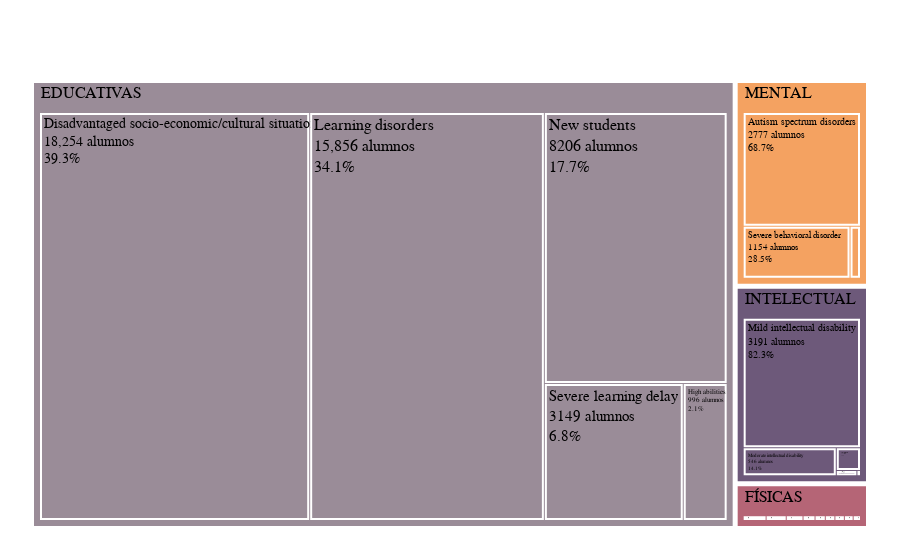

Write notebook code for a chart like this one.
### Code cell
import pandas as pd
import plotly.express as px

# Tu conteo ya hecho
conteo = df_alumnes_necessities_public.groupby("NESE")["Alumnes matriculats"].sum().sort_values(ascending=False)

# Convertir a DataFrame
df_conteo = conteo.reset_index()
df_conteo.columns = ['NESE', 'Alumnes_matriculats']

# Crear mapeo de NESE a categorías
mapeo_categorias = {}

categorias = [
    ('EDUCATIVAS', educatives_en),
    ('INTELECTUAL', intel_en),
    ('MENTAL', mental_en),
    ('FÍSICAS', fisics_en)
]

for categoria, lista in categorias:
    for condicion in lista:
        mapeo_categorias[condicion] = categoria

# Aplicar el mapeo al DataFrame
df_conteo['Categoria'] = df_conteo['NESE'].map(mapeo_categorias)

# Verificar que no hay NESE sin categoría
if df_conteo['Categoria'].isnull().any():
    print("Advertencia: Hay NESE sin categoría asignada:")
    print(df_conteo[df_conteo['Categoria'].isnull()]['NESE'].tolist())

# Crear el treemap
fig = px.treemap(
    df_conteo,
    path=['Categoria', 'NESE'],
    values='Alumnes_matriculats',
    color='Categoria',
    color_discrete_map={
        'EDUCATIVAS': palette[6],  # Azul petróleo
        'INTELECTUAL': palette[7],  # Verde suave
        'MENTAL': palette[4],      # Coral elegante
        'FÍSICAS': palette[8]      # Naranja suave
    }
)

# Personalizar
fig.update_layout(
    margin=dict(t=50, l=25, r=25, b=25),
    font=dict(
    family="Arial, sans-serif",
    size=18,
    color="black"  # Texto negro
    ),
    title_font=dict(
    size=20,
    color="black",  # Título negro
    family="Arial, sans-serif"
    ),
)

# Personalizar los trazos - solo los títulos de categoría en negrita
fig.update_traces(
    textinfo="label+value+percent parent",
    texttemplate='<b>%{label}</b>' if '%{parent}' == '' else '%{label}<br>%{value} alumnos<br>%{percentParent:.1%}',
    hovertemplate='<b>%{label}</b><br>Alumnos: %{value}<br>Porcentaje: %{percentParent:.1%}<extra></extra>',
    marker=dict(
        line=dict(
            width=2,
            color='white'
        )
    ),
    textfont=dict(
        size=16,
        color='black',
        family="Arial, sans-serif"
    )
)

fig.show()
# Mostrar resumen
print("=== RESUMEN POR CATEGORÍA ===")
resumen = df_conteo.groupby('Categoria')['Alumnes_matriculats'].sum().sort_values(ascending=False)
for categoria, total in resumen.items():
    porcentaje = (total / df_conteo['Alumnes_matriculats'].sum()) * 100
    print(f"{categoria}: {total:,} alumnos ({porcentaje:.1f}%)")

print(f"\nTOTAL: {df_conteo['Alumnes_matriculats'].sum():,} alumnos")

### Figure 1 — Plotly figure (JSON) as saved in the notebook; plotly's stock layout.template omitted (floating-point values rounded to 4 significant figures)
{"data": [{"branchvalues": "total", "customdata": [["EDUCATIVAS"], ["EDUCATIVAS"], ["EDUCATIVAS"], ["EDUCATIVAS"], ["EDUCATIVAS"], ["EDUCATIVAS"], ["FÍSICAS"], ["FÍSICAS"], ["FÍSICAS"], ["FÍSICAS"], ["FÍSICAS"], ["FÍSICAS"], ["FÍSICAS"], ["FÍSICAS"], ["FÍSICAS"], ["FÍSICAS"], ["INTELECTUAL"], ["INTELECTUAL"], ["INTELECTUAL"], ["INTELECTUAL"], ["INTELECTUAL"], ["INTELECTUAL"], ["MENTAL"], ["MENTAL"], ["MENTAL"], ["MENTAL"]], "domain": {"x": [0, 1], "y": [0, 1]}, "hovertemplate": "<b>%{label}</b><br>Alumnos: %{value}<br>Porcentaje: %{percentParent:.1%}<extra></extra>", "ids": ["EDUCATIVAS/Disadvantaged socio-economic/cultural situation", "EDUCATIVAS/Learning disorders", "EDUCATIVAS/New students", "EDUCATIVAS", "EDUCATIVAS/Severe learning delay", "EDUCATIVAS/High abilities", "FÍSICAS/Dependent motor disability", "FÍSICAS/Semi-autonomous motor disability", "FÍSICAS/Severe hearing disability", "FÍSICAS/Multiple disabilities", "FÍSICAS/Mild hearing disability", "FÍSICAS/Profound hearing disability", "FÍSICAS", "FÍSICAS/Visual disability", "FÍSICAS/Moderate hearing disability", "FÍSICAS/Autonomous motor disability", "INTELECTUAL/Moderate intellectual disability", "INTELECTUAL/Severe intellectual disability", "INTELECTUAL/Profound intellectual disability", "INTELECTUAL/Mild intellectual disability", "INTELECTUAL", "INTELECTUAL/Developmental delay unknown cause", "MENTAL/Severe mental disorder", "MENTAL/Severe behavioral disorder", "MENTAL/Autism spectrum disorders", "MENTAL"], "labels": ["Disadvantaged socio-economic/cultural situation", "Learning disorders", "New students", "EDUCATIVAS", "Severe learning delay", "High abilities", "Dependent motor disability", "Semi-autonomous motor disability", "Severe hearing disability", "Multiple disabilities", "Mild hearing disability", "Profound hearing disability", "FÍSICAS", "Visual disability", "Moderate hearing disability", "Autonomous motor disability", "Moderate intellectual disability", "Severe intellectual disability", "Profound intellectual disability", "Mild intellectual disability", "INTELECTUAL", "Developmental delay unknown cause", "Severe mental disorder", "Severe behavioral disorder", "Autism spectrum disorders", "MENTAL"], "marker": {"colors": ["#9A8C98", "#9A8C98", "#9A8C98", "#9A8C98", "#9A8C98", "#9A8C98", "#B56576", "#B56576", "#B56576", "#B56576", "#B56576", "#B56576", "#B56576", "#B56576", "#B56576", "#B56576", "#6D597A", "#6D597A", "#6D597A", "#6D597A", "#6D597A", "#6D597A", "#F4A261", "#F4A261", "#F4A261", "#F4A261"], "line": {"color": "white", "width": 2}}, "name": "", "parents": ["EDUCATIVAS", "EDUCATIVAS", "EDUCATIVAS", "", "EDUCATIVAS", "EDUCATIVAS", "FÍSICAS", "FÍSICAS", "FÍSICAS", "FÍSICAS", "FÍSICAS", "FÍSICAS", "", "FÍSICAS", "FÍSICAS", "FÍSICAS", "INTELECTUAL", "INTELECTUAL", "INTELECTUAL", "INTELECTUAL", "", "INTELECTUAL", "MENTAL", "MENTAL", "MENTAL", ""], "textfont": {"color": "black", "family": "Arial, sans-serif", "size": 16}, "textinfo": "label+value+percent parent", "texttemplate": "%{label}<br>%{value} alumnos<br>%{percentParent:.1%}", "type": "treemap", "values": [18250.0, 15860.0, 8206.0, 46460.0, 3149.0, 996.0, 55.0, 66.0, 71.0, 72.0, 77.0, 90.0, 880.0, 126.0, 151.0, 172.0, 546.0, 23.0, 4.0, 3191.0, 3879.0, 115.0, 113.0, 1154.0, 2777.0, 4044.0]}], "layout": {"font": {"color": "black", "family": "Arial, sans-serif", "size": 18}, "legend": {"tracegroupgap": 0}, "margin": {"b": 25, "l": 25, "r": 25, "t": 50}, "title": {"font": {"color": "black", "family": "Arial, sans-serif", "size": 20}}}}
